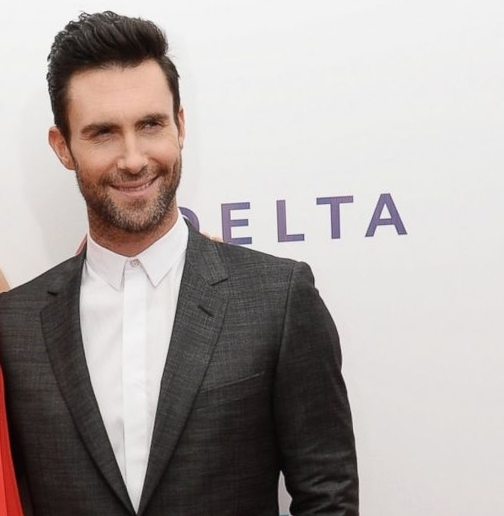
#> input picture face_align/faces_imgs/1.jpg, 504 x 516 px; its folder holds 4 pictures in this run
$ python load_img.py
#> lines starting #> are read from the running program, lines starting #| are printed output that depends on the picture
import matplotlib.pyplot as plt
import numpy as np
import os
import cv2
import pickle

def visualize(imgs, format=None):
    plt.figure(figsize=(20, 40))
    for i, img in enumerate(imgs):
        if img.shape[0] == 3:
            img = img.transpose(1,2,0)
        plt_idx = i+1
        plt.subplot(3, 3, plt_idx)
        plt.imshow(img, cmap=format)
    plt.show()

def load_faces_and_eyes(dir_name='faces_imgs', eye_path='./eyes.pickle'):
    """ Your implementation """
#> called with dir_name = 'faces_imgs', eye_path = './eyes.pickle'
    faces = dict()
    files = os.listdir(dir_name)
    for filename in files:
        img = plt.imread(dir_name+'/'+filename)
#> img is the input picture: shape (516, 504, 3); mean R, G, B 172.2, 165.2, 162.8
        faces[filename] = img

    with open(eye_path, 'rb') as f:
#> (reads face_align/eyes.pickle from the repository)
        eyes = pickle.load(f)
#> eyes = {'2.jpg': [(108, 92), (145, 88)], '6.jpg': [(169, 133), (222, 126)], '4.jpg': [(146, 174), (211, 180)], '5.jpg': [(230, 121), (279, 114)], '3.jpg': [(173, 201), (246, 193)], '1.jpg': [(104, 132), (152, 124)]}

    return faces, eyes

if __name__ == '__main__':
    faces, eyes = load_faces_and_eyes(dir_name='faces_imgs', eye_path='./eyes.pickle')
#> faces = 4 items
    visualize(faces.values())
#> in visualize, `plt.show()`:
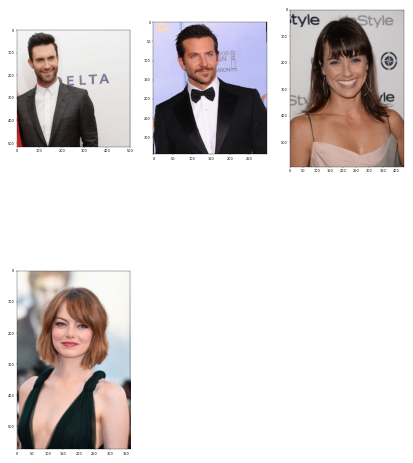
#> figure drawn by matplotlib, 4 panels
